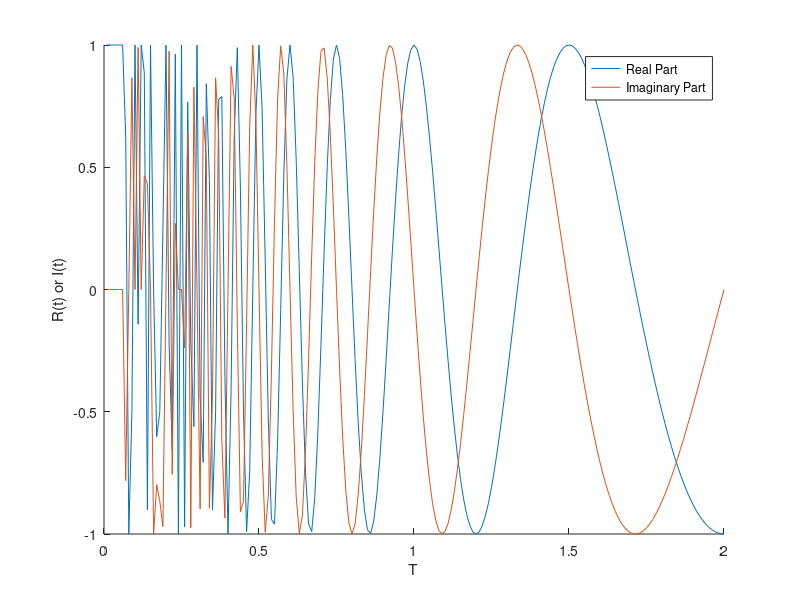

Write MATLAB code to recreate this figure.
clear all;
clc;
f=1;
fs=2;
T=(fs/f);
t=0:0.01:T;
R=cos(6*pi./(t));
I=sin(6*pi./(t));
hold on;
plot(t,R);
plot(t,I);
hold off;
legend("Real Part","Imaginary Part");
xlabel("T");
ylabel("R(t) or I(t)");